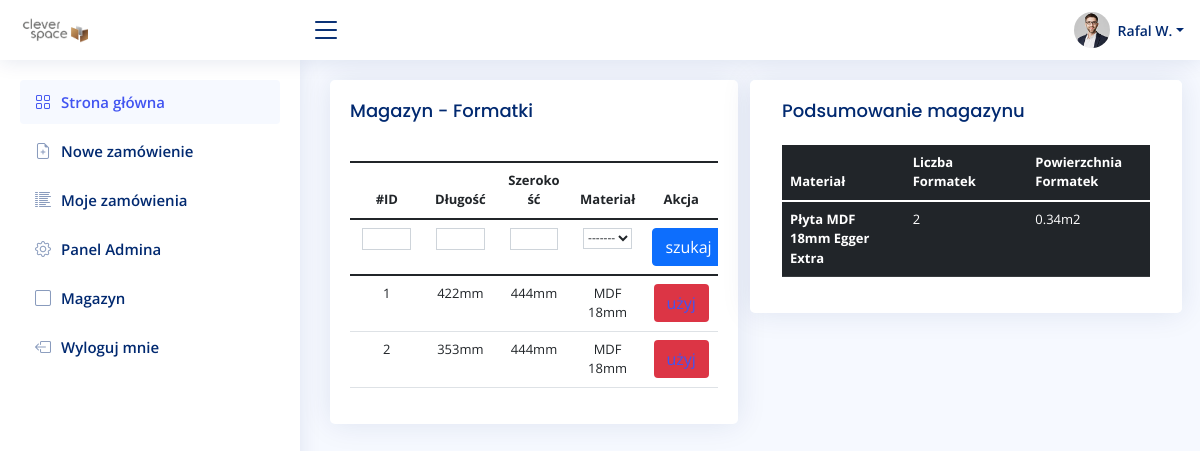
The page /stock/ (signed in) on the database as committed earlier.
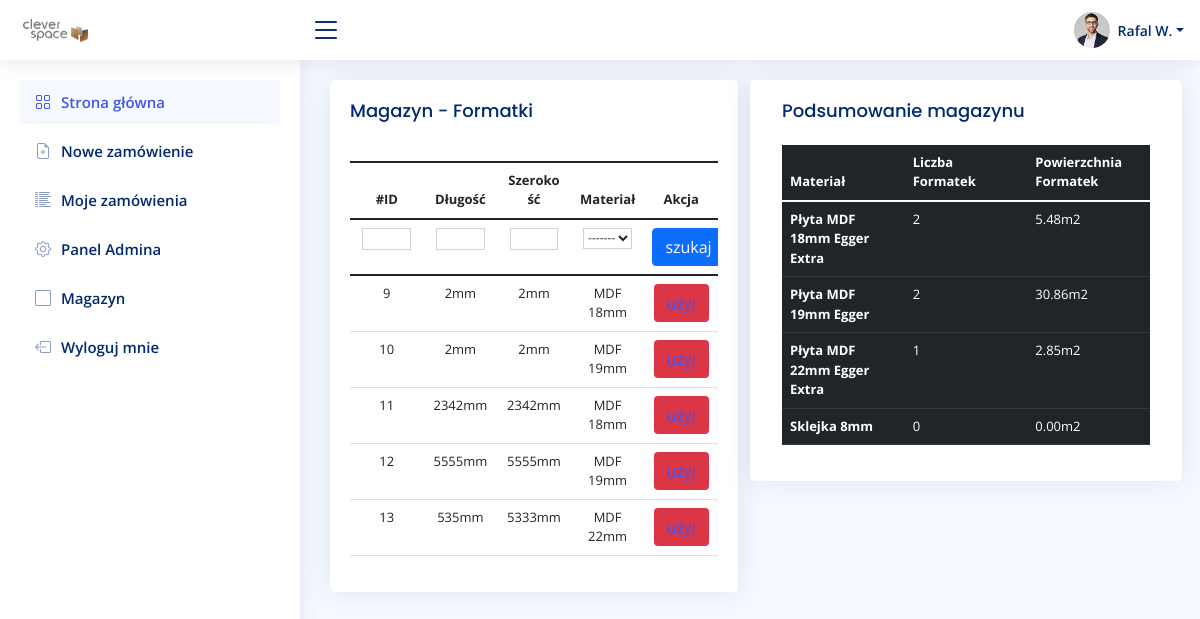
The same page on the database as committed later.
### account/models.py (models this page shows, shortened)
class UserBase(AbstractBaseUser, PermissionsMixin):
    email = models.EmailField(unique=True)
    first_name = models.CharField(max_length=150, blank=True)
    last_name = models.CharField(max_length=150, blank=True)
    phone_number = models.CharField(max_length=15, blank=True)
    postcode = models.CharField(max_length=12, blank=True)
    address_line_1 = models.CharField(max_length=150, blank=True)
    address_line_2 = models.CharField(max_length=150, blank=True)
    town_city = models.CharField(max_length=150, blank=True)
    is_active = models.BooleanField(default=True)
    is_staff = models.BooleanField(default=False)
    created = models.DateTimeField(auto_now_add=True)
    updated = models.DateTimeField(auto_now=True)
    objects = CustomAccountManager()
    USERNAME_FIELD = 'email'
    REQUIRED_FIELDS = ['first_name', 'last_name']
    class Meta:
        verbose_name = "Konto"
        verbose_name_plural = "Konta"

### stock/models.py (models this page shows, shortened)
class Stock(models.Model):
    stock_id = models.CharField(max_length=255, blank=True, null=True, unique=True)
    length = IntegerRangeField(min_value=50, max_value=2800)
    width = IntegerRangeField(min_value=50, max_value=2070)
    material = models.ForeignKey(Material, null=False, on_delete=models.CASCADE, related_name="stocks")
    warehouse = models.ForeignKey(Warehouse, on_delete=models.CASCADE)

### order/models.py (models this page shows)
class Material(models.Model):
    short_name = models.CharField(max_length=255, blank=False, null=False)
    name = models.CharField(max_length=255, blank=False, null=False)
    class Meta:
        verbose_name = "materiał"
        verbose_name_plural = "materiały"
    def __str__(self):
        return self.short_name
    def caluclate_area(self):
        material = Material.objects.get(short_name=self.short_name)
        total_area = 0
        for stock in material.stocks.all():
            result = stock.length * stock.width / 1000000
            total_area += result
        return total_area

### stock/views.py (the view)
# urls.py: path('', staff_member_required(views.Stock.as_view()), name='stock'),
class Stock(ListView):
    model = Stock
    template_name = 'stock/home.html'
    def get_context_data(self, **kwargs,):
        for material in Material.objects.all():
            print(material)
            total_area = 0
            for stock in material.stocks.all():
                result = stock.length * stock.width / 1000000
                total_area += result
            print(total_area)
        context = super().get_context_data(**kwargs)
        context.update({
            'filter': StockFilter(self.request.GET, queryset=self.get_queryset()),
            'materials': Material.objects.all().order_by('name'),
            'result': result,
            })
        return context

### stock/templates/stock/home.html
{% extends 'main.html' %}
{% load static %}
{% block content %}
<div class="row">
  <div class="col-sm-6">
    <div class="card recent-sales">
      <div class="card-body">
        <h5 class="card-title">Magazyn - Formatki </h5>
        <div class="dataTable-top">
        </div>
        <div class="table-responsive">
        <table class="table table-hover">
          {% include 'stock/search.html' %}
          <thead>
            <tr>
              <th scope="col">#ID</th>
              <th scope="col">Długość</th>
              <th scope="col">Szerokość</th>
              <th scope="col">Materiał</th>
              <th>Akcja</th>
            </tr>
          </thead>
          <tbody>
            {% for stock in filter.qs %}
            <tr>
              <td scope="row">{{ stock.id }}</th>
              <td>{{ stock.length }}mm</td>
              <td>{{ stock.width }}mm</td>
              <td>{{ stock.material }}</td>
              <td><button class="btn bg-danger text-white bt-small"><a href="">użyj</a></button></td>
            </tr>
            {% endfor %}
          </tbody>
        </table>
      </div>
    </div>
  </div>
</div>
<div class="col-sm-6">
    <div class="row">
      <div class="card">
        <div class="card-body">
          <h5 class="card-title">Podsumowanie magazynu</h5>
          <table class="table table-dark text-left" style="text-align: left">
            <thead>
              <tr>
                <th scope="col">Materiał</th>
                <th scope="col">Liczba Formatek</th>
                <th scope="col">Powierzchnia Formatek</th>
              </tr>
            </thead>
            <tbody>
              {% for material in materials %}
              <tr>
                <th scope="row">{{ material.name }}</th>
                <td>{{ material.stocks.count }}</td>
                <td>
                 {{ material.caluclate_area|floatformat:2 }}m2
               </td>
             </tr>
             {% endfor %}
           </tbody>
         </table>
       </div>
     </div>
   </div>
 </div>
{% endblock %}

### templates/main.html (shortened to what this page needs)
{% load static %}
<!DOCTYPE html>
<html lang="en">
<head>
  <link href="{% static 'assets/vendor/bootstrap/css/bootstrap.min.css' %}" rel="stylesheet">
  <link href="{% static 'assets/vendor/bootstrap-icons/bootstrap-icons.css' %}" rel="stylesheet">
  <link href="{% static 'assets/vendor/boxicons/css/boxicons.min.css' %}" rel="stylesheet">
  <link href="{% static 'assets/vendor/quill/quill.snow.css' %}" rel="stylesheet">
  <link href="{% static 'assets/vendor/quill/quill.bubble.css' %}" rel="stylesheet">
  <link href="{% static 'assets/vendor/remixicon/remixicon.css' %}" rel="stylesheet">
  <link href="{% static 'assets/vendor/simple-datatables/style.css' %}" rel="stylesheet">
  <link href="{% static 'assets/css/style.css' %}" rel="stylesheet">
</head>
<body>
  {% include "navbar.html" %}
  <main id="main" class="main">
  {% block content %}
  {% endblock %}
</main>
</body>
</html>

### templates/navbar.html (shortened to what this page needs)
  {% load static %}
  <header id="header" class="header fixed-top d-flex align-items-center">
    <div class="d-flex align-items-center justify-content-between">
      <a href="{% url 'home' %}" class="logo d-flex align-items-center">
        <img src="{% static 'assets/img/logo.png' %}" alt="">
      </a>
      <i class="bi bi-list toggle-sidebar-btn"></i>
    </div>
    <nav class="header-nav ms-auto">
      <ul class="d-flex align-items-center">
        <li class="nav-item dropdown pe-3">
          <a class="nav-link nav-profile d-flex align-items-center pe-0" href="#" data-bs-toggle="dropdown">
            <img src="{% static 'assets/img/profile-img.jpg' %}" alt="Profile" class="rounded-circle">
            <span class="d-none d-md-block dropdown-toggle ps-2">{{ user.first_name }} {{ user.last_name.0 }}.</span>
          </a>
            </li>
          </ul>
    </nav>
  </header>
  <aside id="sidebar" class="sidebar">
    <ul class="sidebar-nav" id="sidebar-nav">
      <li class="nav-item">
        <a class="nav-link " href="{% url 'home' %}">
          <i class="bi bi-grid"></i>
          <span>Strona główna</span>
        </a>
      </li>
      <li class="nav-item">
        <a class="nav-link collapsed" href="{% url 'new' %}">
          <i class="bi bi-file-earmark-plus"></i>
          <span>Nowe zamówienie</span>
        </a>
      </li>
      <li class="nav-item">
        <a class="nav-link collapsed" href="{% url 'home' %}">
          <i class="bi bi-list-columns-reverse"></i>
          <span>Moje zamówienia</span>
        </a>
      </li>
      {% if user.is_staff %}
      <li class="nav-item">
        <a class="nav-link collapsed" href="{% url 'admin:index' %}">
          <i class="bi bi-gear"></i>
          <span>Panel Admina</span>
        </a>
      </li>
      <li class="nav-item">
        <a class="nav-link collapsed" href="{% url 'stock' %}">
          <i class="bi bi-square"></i>
          <span>Magazyn</span>
        </a>
      </li>
      {% endif %}
      <li class="nav-item">
        <a class="nav-link collapsed" href="{% url 'logout' %}">
          <i class="bi bi-box-arrow-left"></i>
          <span>Wyloguj mnie</span>
        </a>
      </li>
    </ul>
  </aside>

### stock/templates/stock/search.html
<form method="GET" class="row" >{% csrf_token %}
  {% for field in filter.form %}
  <td>
    {{ field }}
  </td>
  {% endfor %}
  <td>
    <button class="btn btn-primary" type="submit">szukaj</button>
  </td>
</form>

### static/assets/css/style.css (style rules this page uses)
:root { scroll-behavior: smooth; }
body { font-family: "Open Sans", sans-serif; background: #f6f9ff; color: #444444; }
a { color: #4154f1; text-decoration: none; }
h1, h2, h3, h4, h5, h6 { font-family: "Nunito", sans-serif; }
#main { margin-top: 60px; padding: 20px 30px; transition: all 0.3s; }
.card { margin-bottom: 30px; border: none; border-radius: 5px; box-shadow: 0px 0 30px rgba(1, 41, 112, 0.1); overflow: hidden; }
.card-title { padding: 20px 0 15px 0; font-size: 18px; font-weight: 500; color: #012970; font-family: "Poppins", sans-serif; }
.card-body { padding: 0 20px 20px 20px; }
.logo { line-height: 1; }
@media (min-width: 1200px) { .logo { width: 280px; } }
.logo img { max-height: 26px; margin-right: 6px; }
.header { transition: all 0.5s; z-index: 997; height: 60px; box-shadow: 0px 2px 20px rgba(1, 41, 112, 0.1); background-color: #fff; padding-left: 20px; }
.header .toggle-sidebar-btn { font-size: 32px; padding-left: 10px; cursor: pointer; color: #012970; }
.header-nav ul { list-style: none; }
.header-nav > ul { margin: 0; padding: 0; }
.header-nav .nav-profile { color: #012970; }
.header-nav .nav-profile img { max-height: 36px; }
.header-nav .nav-profile span { font-size: 14px; font-weight: 600; }
.sidebar { position: fixed; top: 60px; left: 0; bottom: 0; width: 300px; z-index: 996; transition: all 0.3s; padding: 20px; overflow-y: auto; scrollbar-width: thin; scrollbar-color: #aab7cf transparent; box-shadow: 0px 0px 20px rgba(1, 41, 112, 0.1); background-color: #fff; }
@media (min-width: 1200px) { #main, #footer { margin-left: 300px; } }
.sidebar-nav { padding: 0; margin: 0; list-style: none; }
.sidebar-nav li { padding: 0; margin: 0; list-style: none; }
.sidebar-nav .nav-item { margin-bottom: 5px; }
.sidebar-nav .nav-link { display: flex; align-items: center; font-size: 15px; font-weight: 600; color: #4154f1; transition: 0.3; background: #f6f9ff; padding: 10px 15px; border-radius: 4px; }
.sidebar-nav .nav-link i { font-size: 16px; margin-right: 10px; color: #4154f1; }
.sidebar-nav .nav-link.collapsed { color: #012970; background: #fff; }
.sidebar-nav .nav-link.collapsed i { color: #899bbd; }
.table { text-align: center; font-size: small; }
table { table-layout: fixed; word-wrap: break-word; }
table input, select { width: 85%; font-size: 12px; font-weight: 400; line-height: 1.5; color: #212529; background-color: #fff; background-clip: padding-box; border: 1px solid #ced4da; text-align: center; }

Rows that differ between the two databases and show on the page:
removed Stock: id "1", length "422", width "444", material "MDF 18mm"
removed Stock: id "2", length "353", width "444", material "MDF 18mm"
added Stock: id "9", length "2", width "2", material "MDF 18mm"
added Stock: id "10", length "2", width "2", material "MDF 19mm"
added Stock: id "11", length "2342", width "2342", material "MDF 18mm"
added Stock: id "12", length "5555", width "5555", material "MDF 19mm"
added Stock: id "13", length "535", width "5333", material "MDF 22mm"
computed for Material "Płyta MDF 18mm Egger Extra": caluclate_area "0.34" → "5.48"
added Material: name "Płyta MDF 19mm Egger", stocks.count "2", caluclate_area "30.86"
added Material: name "Płyta MDF 22mm Egger Extra", stocks.count "1", caluclate_area "2.85"
added Material: name "Sklejka 8mm", stocks.count "0", caluclate_area "0.00"
